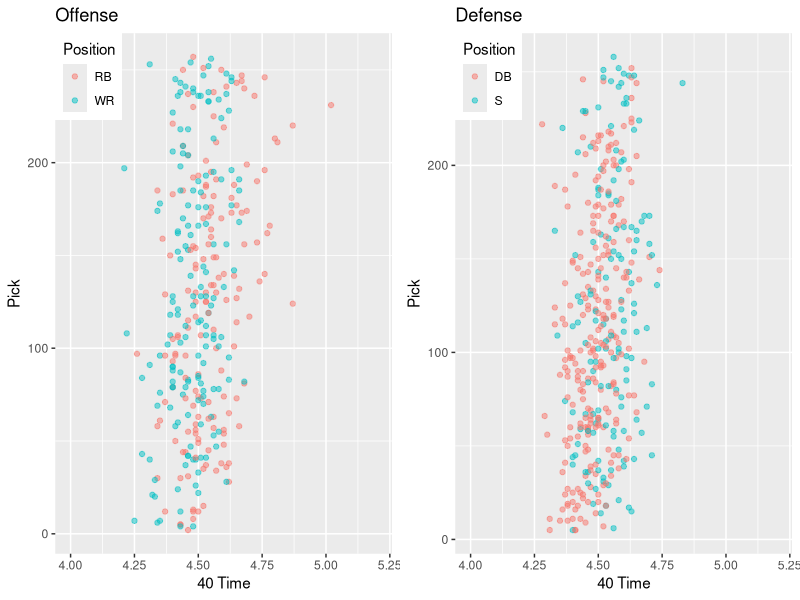
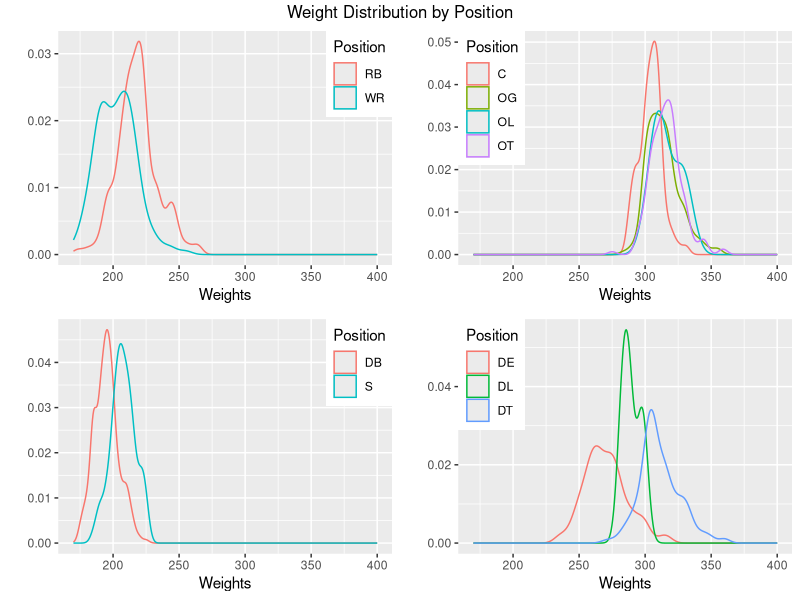
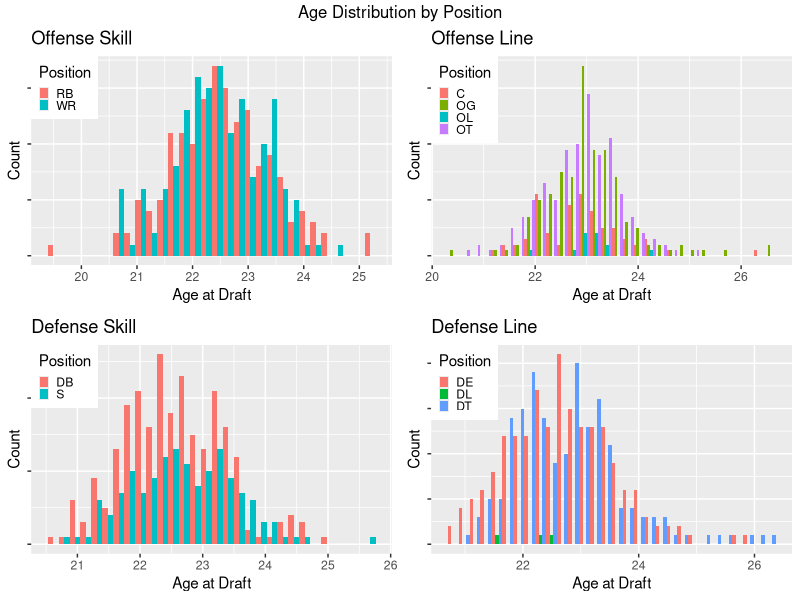
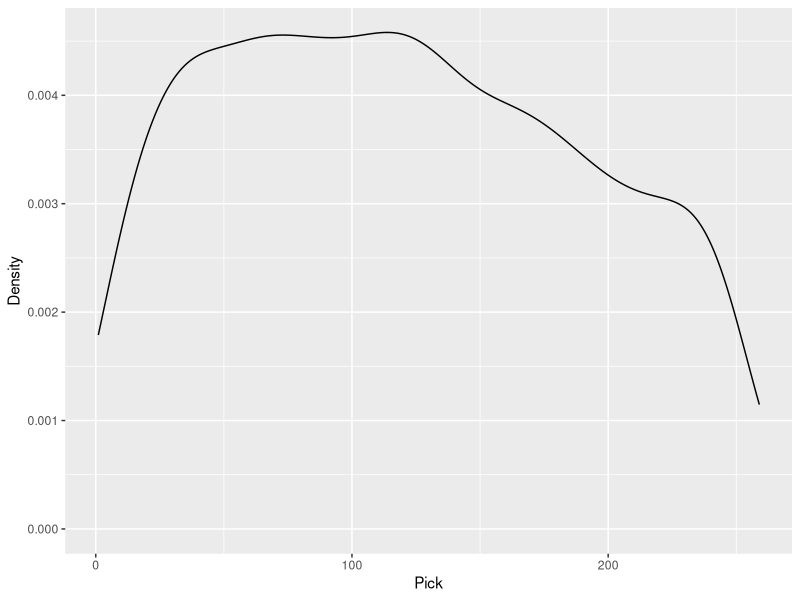
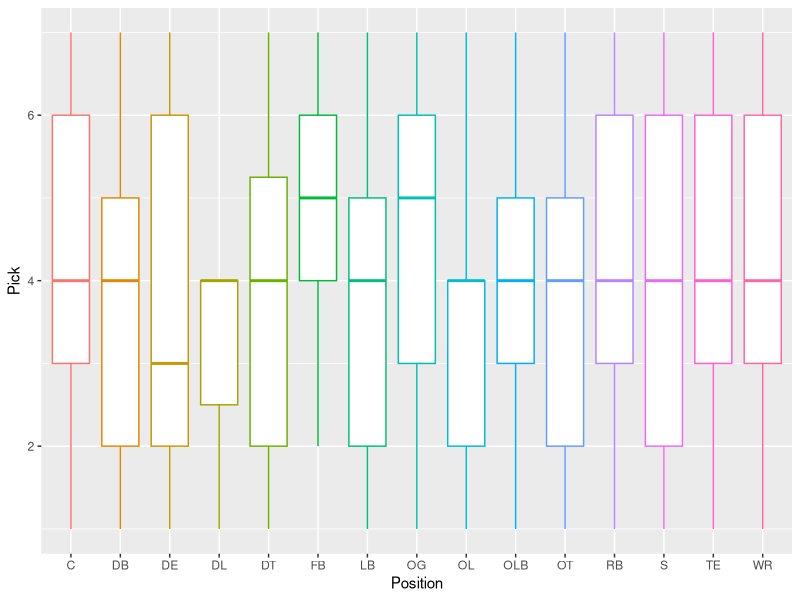
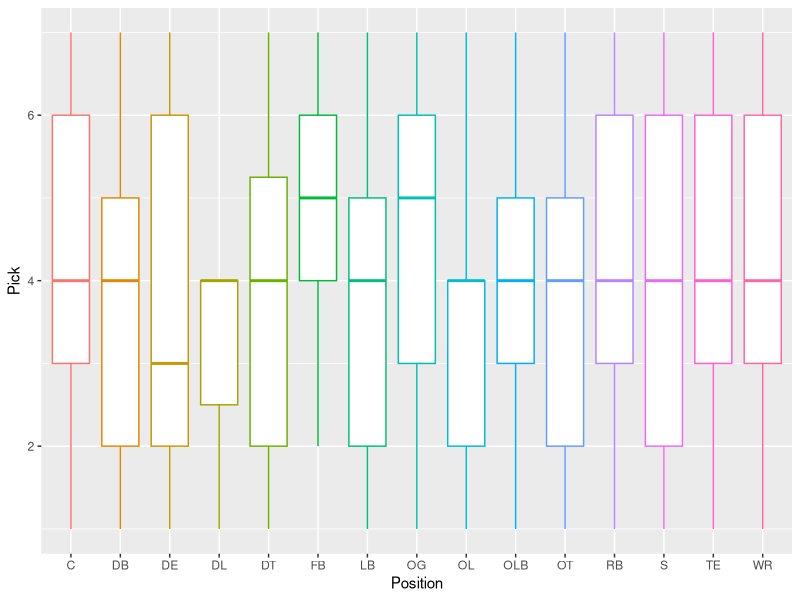
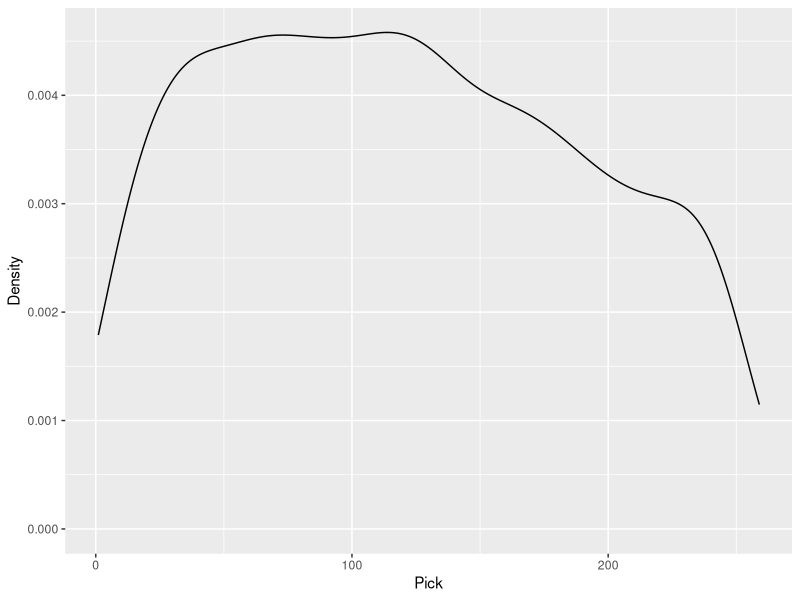
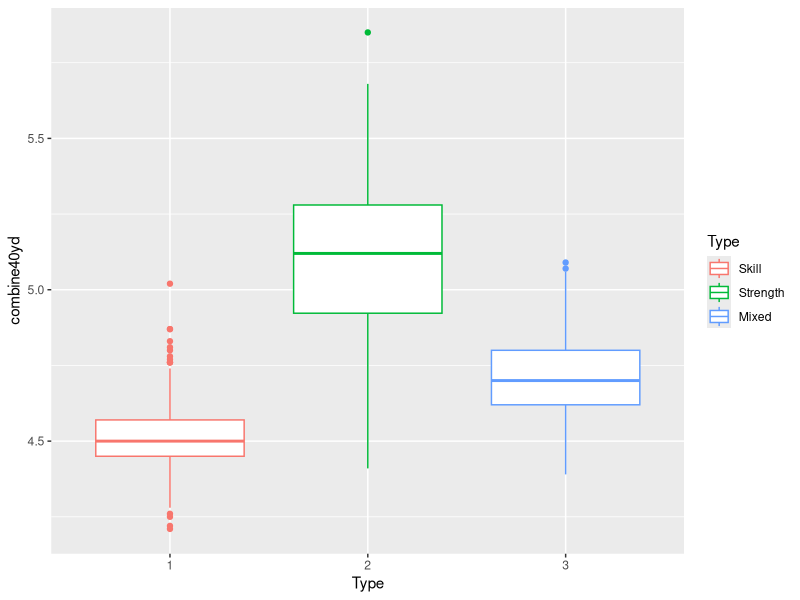

Recreate these plots in R, in order.
library(tidyverse)
library(gridExtra)

#load in data
DF.Off.skill <- read.csv("derived_data/Off.Skill.csv")
DF.Off.strength <- read.csv("derived_data/Off.Strength.csv")
DF.Def.skill <- read.csv("derived_data/Def.Skill.csv")
DF.Def.strength <- read.csv("derived_data/Def.Strength.csv")
DF.clean <- read.csv("derived_data/Clean_Data.csv")


DF.Off.skill <- read.csv("derived_data/Off.Skill.csv") %>% 
  mutate(Type = "1") #skill is 1, strength is 2, linebacker is 3
DF.Off.strength <- read.csv("derived_data/Off.Strength.csv") %>% 
  mutate(Type = "2")
DF.Def.skill <- read.csv("derived_data/Def.Skill.csv" )%>% 
  mutate(Type = "1")
DF.Def.strength <- read.csv("derived_data/Def.Strength.csv" )%>% 
  mutate(Type = "2")
DF.Mixed <- read.csv("derived_data/Df.Mix.csv") %>% 
  mutate(Type = "3")
Skill.Stren.DF <- rbind(DF.Off.skill, DF.Off.strength, DF.Def.strength, DF.Def.skill, DF.Mixed)

#graph 1

g1 <- ggplot(DF.Off.skill, mapping = aes(x = combine40yd, y = pick, color = position)) +     geom_point(alpha = .5) +
  xlab("40 Time") +
  ylab("Pick") +
  labs(color = "Position", title = "Offense") +
  xlim(4, 5.2) +
  theme(legend.position = c(0, 1),
        legend.justification = c(0, 1))

g3 <- ggplot(DF.Def.skill, mapping = aes(x = combine40yd, y = pick, color = position)) +     geom_point(alpha = .5) +
  xlab("40 Time") +
  ylab("Pick") +
  labs(color = "Position", title = "Defense") +
  xlim(4, 5.2) +
  theme(legend.position = c(0, 1),
        legend.justification = c(0, 1))

Graph1 <- grid.arrange(g1, g3, nrow=1)
ggsave("derived_graphs/Off.Def.40s.png", plot = Graph1)
ggsave("preliminary_figures/Off.Def.40s.png", plot = Graph1)

#graph 2

g5 <- ggplot(DF.Off.skill, aes(weight)) +
  geom_density(aes(color=position), alpha=.5) +
  xlim(170, 400) +
  xlab("Weights") +
  ylab("") +
  labs(color="Position") +
  theme(legend.position = c(.8, 1),
        legend.justification = c(0, 1))

g6 <- ggplot(DF.Off.strength, aes(weight)) +
  geom_density(aes(color=position), alpha=.5) +
  xlim(170,400) +
  xlab("Weights") +
  ylab("") +
  labs(color="Position") +
  theme(legend.position = c(0, 1),
        legend.justification = c(0, 1))
g5.2 <- ggplot(DF.Def.skill, aes(weight)) +
  geom_density(aes(color=position), alpha=.5) +
  xlim(170, 400) +
  xlab("Weights") +
  ylab("") +
  labs(color="Position") +
  theme(legend.position = c(.8, 1),
        legend.justification = c(0, 1))

g6.2 <- ggplot(DF.Def.strength, aes(weight)) +
  geom_density(aes(color=position), alpha=.5) +
  xlim(170,400) +
  xlab("Weights") +
  ylab("") +
  labs(color="Position") +
  theme(legend.position = c(0, 1),
        legend.justification = c(0, 1))
# g5
# g6
# g5.2
# g6.2
Graph2 <- grid.arrange(g5, g6, g5.2, g6.2, nrow=2, top = "Weight Distribution by Position")
ggsave("derived_graphs/Off.Weights.png", plot = Graph2)
ggsave("preliminary_figures/Off.Weights.png", plot = Graph2)

#graph 3

g7 <- ggplot(DF.Off.skill, aes(ageAtDraft)) +
  geom_histogram(aes(fill = position), position = "dodge") +
  xlab("Age at Draft") +
  ylab("Count") +
  labs(fill = "Position", title = "Offense Skill") +
  theme(legend.position = c(0, 1),
        legend.justification = c(0, 1),
        legend.key.size = unit(.25, "cm")) +
  theme(axis.text.y=element_blank())

g8 <- ggplot(DF.Off.strength, aes(ageAtDraft)) +
  geom_histogram(aes(fill = position), position = "dodge") +
  xlab("Age at Draft") +
  ylab("Count") +
  labs(fill = "Position", title = "Offense Line") +
  theme(legend.position = c(0, 1),
        legend.justification = c(0, 1),
        legend.key.size = unit(.25, "cm")) +
  theme(axis.text.y=element_blank())

g9 <- ggplot(DF.Def.skill, aes(ageAtDraft)) +
  geom_histogram(aes(fill = position), position = "dodge") +
  xlab("Age at Draft") +
  ylab("Count") +
  labs(fill = "Position", title = "Defense Skill") +
  theme(legend.position = c(0, 1),
        legend.justification = c(0, 1),
        legend.key.size = unit(.25, "cm")) +
  theme(axis.text.y=element_blank())

g10 <- ggplot(DF.Def.strength, aes(ageAtDraft)) +
  geom_histogram(aes(fill = position), position = "dodge") +
  xlab("Age at Draft") +
  ylab("Count") +
  labs(fill = "Position", title = "Defense Line") +
  theme(legend.position = c(0, 1),
        legend.justification = c(0, 1),
        legend.key.size = unit(.25, "cm")) +
  theme(axis.text.y=element_blank())

Graph3 <- grid.arrange(g7, g8, g9, g10, nrow=2, top = "Age Distribution by Position")
ggsave("derived_graphs/Age.Dist.png", plot=Graph3)
ggsave("preliminary_figures/Age.Dist.png", plot=Graph3)

Graph4 <- DF.clean %>% 
  filter(position != "QB" & position != "LS") %>% 
  ggplot(aes(x=position, y=round, color = position)) +     
  geom_boxplot() +
  xlab("Position") +
  ylab("Pick") + 
  theme(legend.position = "none")
ggsave("derived_graphs/Boxplot.by.round.png", plot=Graph4)
ggsave("preliminary_figures/Boxplot.by.round.png", plot=Graph4)

g12 <- DF.clean %>% 
  filter(position != "QB" & position != "LS") %>% 
  ggplot(aes(x=pick)) +
  geom_density() +
  xlab("Pick") +
  ylab("Density")
g12

ggsave("derived_graphs/Pick.Density.Plot.png", plot = g12)

g13 <- Skill.Stren.DF %>% 
  ggplot(aes(x=Type, y=combine40yd, color = Type)) +
  geom_boxplot() +
  scale_color_discrete(name="Type", labels = c("Skill", "Strength", "Mixed"))

ggsave("derived_graphs/40.Time.Plot.png")
